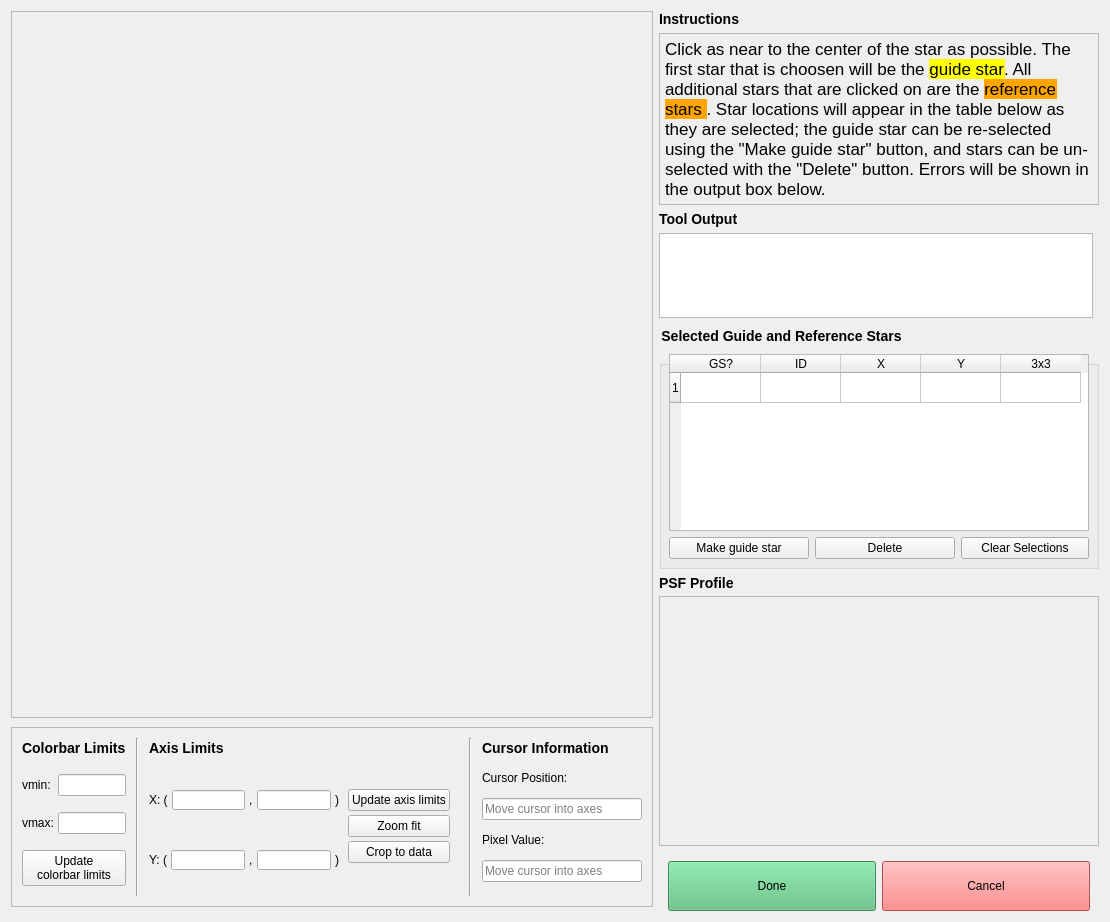
<?xml version="1.0" encoding="UTF-8"?>
<ui version="4.0">
 <class>Form</class>
 <widget class="QWidget" name="Form">
  <property name="geometry">
   <rect>
    <x>0</x>
    <y>0</y>
    <width>1110</width>
    <height>922</height>
   </rect>
  </property>
  <property name="sizePolicy">
   <sizepolicy hsizetype="Preferred" vsizetype="Minimum">
    <horstretch>0</horstretch>
    <verstretch>0</verstretch>
   </sizepolicy>
  </property>
  <property name="windowTitle">
   <string>Form</string>
  </property>
  <layout class="QGridLayout" name="gridLayout_3">
   <item row="1" column="1" colspan="2">
    <widget class="QFrame" name="frame_instructions">
     <property name="frameShape">
      <enum>QFrame::StyledPanel</enum>
     </property>
     <property name="frameShadow">
      <enum>QFrame::Raised</enum>
     </property>
     <property name="lineWidth">
      <number>2</number>
     </property>
     <layout class="QVBoxLayout" name="verticalLayout">
      <property name="spacing">
       <number>-1</number>
      </property>
      <property name="sizeConstraint">
       <enum>QLayout::SetDefaultConstraint</enum>
      </property>
      <property name="margin">
       <number>5</number>
      </property>
      <item>
       <widget class="QLabel" name="label_instructions">
        <property name="text">
         <string>&lt;!DOCTYPE HTML PUBLIC &quot;-//W3C//DTD HTML 4.0//EN&quot; &quot;http://www.w3.org/TR/REC-html40/strict.dtd&quot;&gt;
&lt;html&gt;&lt;head&gt;&lt;meta name=&quot;qrichtext&quot; content=&quot;1&quot; /&gt;&lt;style type=&quot;text/css&quot;&gt;
p, li { white-space: pre-wrap; }
&lt;/style&gt;&lt;/head&gt;&lt;body style=&quot; font-family:'.SF NS Text'; font-size:13pt; font-weight:400; font-style:normal;&quot;&gt;
&lt;p style=&quot; margin-top:0px; margin-bottom:0px; margin-left:0px; margin-right:0px; -qt-block-indent:0; text-indent:0px;&quot;&gt;Click as near to the center of the star as possible. The first star that is choosen will be the &lt;span style=&quot; background-color:#ffff00;&quot;&gt;guide star&lt;/span&gt;. All additional stars that are clicked on are the &lt;span style=&quot; background-color:#ffa500;&quot;&gt;reference stars &lt;/span&gt;. Star locations will appear in the table below as they are selected; the guide star can be re-selected using the &amp;quot;Make guide star&amp;quot; button, and stars can be un-selected with the &amp;quot;Delete&amp;quot; button. Errors will be shown in the output box below.&lt;/p&gt;&lt;/body&gt;&lt;/html&gt;</string>
        </property>
        <property name="wordWrap">
         <bool>true</bool>
        </property>
       </widget>
      </item>
     </layout>
    </widget>
   </item>
   <item row="0" column="0" rowspan="7">
    <widget class="QFrame" name="frame_canvas">
     <property name="sizePolicy">
      <sizepolicy hsizetype="Expanding" vsizetype="MinimumExpanding">
       <horstretch>0</horstretch>
       <verstretch>0</verstretch>
      </sizepolicy>
     </property>
     <property name="minimumSize">
      <size>
       <width>600</width>
       <height>0</height>
      </size>
     </property>
     <property name="toolTip">
      <string>&lt;html&gt;&lt;head/&gt;&lt;body&gt;&lt;p&gt;&lt;br/&gt;&lt;/p&gt;&lt;/body&gt;&lt;/html&gt;</string>
     </property>
     <property name="autoFillBackground">
      <bool>false</bool>
     </property>
     <property name="styleSheet">
      <string notr="true">QWidget { border-color: black; border-width: 10px }</string>
     </property>
     <property name="frameShape">
      <enum>QFrame::StyledPanel</enum>
     </property>
     <layout class="QVBoxLayout" name="verticalLayout_3">
      <property name="margin">
       <number>0</number>
      </property>
     </layout>
    </widget>
   </item>
   <item row="4" column="1" colspan="2">
    <widget class="QGroupBox" name="groupBox_selectedStars">
     <property name="sizePolicy">
      <sizepolicy hsizetype="Preferred" vsizetype="MinimumExpanding">
       <horstretch>0</horstretch>
       <verstretch>0</verstretch>
      </sizepolicy>
     </property>
     <property name="minimumSize">
      <size>
       <width>440</width>
       <height>230</height>
      </size>
     </property>
     <property name="styleSheet">
      <string notr="true">QGroupBox { font-size: 14px; font-weight: bold; margin-top: 20px } QGroupBox::title { top: -16px }</string>
     </property>
     <property name="title">
      <string>Selected Guide and Reference Stars</string>
     </property>
     <layout class="QGridLayout" name="gridLayout_5">
      <item row="2" column="2">
       <widget class="QPushButton" name="pushButton_clearStars">
        <property name="sizePolicy">
         <sizepolicy hsizetype="Minimum" vsizetype="Preferred">
          <horstretch>0</horstretch>
          <verstretch>0</verstretch>
         </sizepolicy>
        </property>
        <property name="text">
         <string>Clear Selections</string>
        </property>
       </widget>
      </item>
      <item row="2" column="1">
       <widget class="QPushButton" name="pushButton_deleteStar">
        <property name="sizePolicy">
         <sizepolicy hsizetype="Minimum" vsizetype="Preferred">
          <horstretch>0</horstretch>
          <verstretch>0</verstretch>
         </sizepolicy>
        </property>
        <property name="minimumSize">
         <size>
          <width>140</width>
          <height>0</height>
         </size>
        </property>
        <property name="maximumSize">
         <size>
          <width>200</width>
          <height>16777215</height>
         </size>
        </property>
        <property name="toolTip">
         <string>Un-select the selected star</string>
        </property>
        <property name="text">
         <string>Delete</string>
        </property>
       </widget>
      </item>
      <item row="2" column="0">
       <widget class="QPushButton" name="pushButton_makeGuideStar">
        <property name="sizePolicy">
         <sizepolicy hsizetype="Minimum" vsizetype="Preferred">
          <horstretch>0</horstretch>
          <verstretch>0</verstretch>
         </sizepolicy>
        </property>
        <property name="minimumSize">
         <size>
          <width>140</width>
          <height>0</height>
         </size>
        </property>
        <property name="maximumSize">
         <size>
          <width>200</width>
          <height>16777215</height>
         </size>
        </property>
        <property name="toolTip">
         <string>Update selected star to be the new guide star</string>
        </property>
        <property name="text">
         <string>Make guide star</string>
        </property>
       </widget>
      </item>
      <item row="0" column="0" colspan="3">
       <widget class="QTableWidget" name="tableWidget_selectedStars">
        <property name="sizePolicy">
         <sizepolicy hsizetype="Preferred" vsizetype="MinimumExpanding">
          <horstretch>0</horstretch>
          <verstretch>0</verstretch>
         </sizepolicy>
        </property>
        <property name="minimumSize">
         <size>
          <width>420</width>
          <height>150</height>
         </size>
        </property>
        <property name="toolTip">
         <string>List of selected stars IDs, positions, countrates, and indicator of the guide star</string>
        </property>
        <property name="autoScroll">
         <bool>true</bool>
        </property>
        <property name="selectionMode">
         <enum>QAbstractItemView::SingleSelection</enum>
        </property>
        <property name="selectionBehavior">
         <enum>QAbstractItemView::SelectRows</enum>
        </property>
        <property name="rowCount">
         <number>1</number>
        </property>
        <property name="columnCount">
         <number>5</number>
        </property>
        <attribute name="horizontalHeaderDefaultSectionSize">
         <number>80</number>
        </attribute>
        <row/>
        <column>
         <property name="text">
          <string>GS?</string>
         </property>
        </column>
        <column>
         <property name="text">
          <string>ID</string>
         </property>
        </column>
        <column>
         <property name="text">
          <string>X</string>
         </property>
        </column>
        <column>
         <property name="text">
          <string>Y</string>
         </property>
        </column>
        <column>
         <property name="text">
          <string>3x3</string>
         </property>
        </column>
       </widget>
      </item>
     </layout>
    </widget>
   </item>
   <item row="6" column="1" rowspan="2" colspan="2">
    <widget class="QFrame" name="frame_12">
     <property name="minimumSize">
      <size>
       <width>440</width>
       <height>0</height>
      </size>
     </property>
     <property name="frameShape">
      <enum>QFrame::NoFrame</enum>
     </property>
     <property name="frameShadow">
      <enum>QFrame::Raised</enum>
     </property>
     <layout class="QVBoxLayout" name="verticalLayout_8">
      <property name="margin">
       <number>0</number>
      </property>
      <item>
       <widget class="QFrame" name="frame_profile">
        <property name="sizePolicy">
         <sizepolicy hsizetype="Expanding" vsizetype="Expanding">
          <horstretch>0</horstretch>
          <verstretch>0</verstretch>
         </sizepolicy>
        </property>
        <property name="minimumSize">
         <size>
          <width>0</width>
          <height>250</height>
         </size>
        </property>
        <property name="frameShape">
         <enum>QFrame::StyledPanel</enum>
        </property>
        <property name="lineWidth">
         <number>3</number>
        </property>
        <property name="midLineWidth">
         <number>0</number>
        </property>
        <layout class="QVBoxLayout" name="verticalLayout_4">
         <property name="margin">
          <number>0</number>
         </property>
        </layout>
       </widget>
      </item>
     </layout>
    </widget>
   </item>
   <item row="2" column="1">
    <widget class="QLabel" name="label_output">
     <property name="toolTip">
      <string>Interactive feedback regarding star selection</string>
     </property>
     <property name="styleSheet">
      <string notr="true">QLabel {font-weight: bold; font-size: 14px}</string>
     </property>
     <property name="text">
      <string>&lt;html&gt;&lt;head/&gt;&lt;body&gt;&lt;p&gt;Tool Output&lt;/p&gt;&lt;/body&gt;&lt;/html&gt;</string>
     </property>
    </widget>
   </item>
   <item row="5" column="1">
    <widget class="QLabel" name="label_profile">
     <property name="sizePolicy">
      <sizepolicy hsizetype="Preferred" vsizetype="Fixed">
       <horstretch>0</horstretch>
       <verstretch>0</verstretch>
      </sizepolicy>
     </property>
     <property name="minimumSize">
      <size>
       <width>0</width>
       <height>15</height>
      </size>
     </property>
     <property name="styleSheet">
      <string notr="true">QLabel {font-weight: bold; font-size: 14px}</string>
     </property>
     <property name="text">
      <string>&lt;html&gt;&lt;head/&gt;&lt;body&gt;&lt;p&gt;PSF Profile&lt;/p&gt;&lt;/body&gt;&lt;/html&gt;</string>
     </property>
    </widget>
   </item>
   <item row="0" column="1">
    <widget class="QLabel" name="label_instructions_2">
     <property name="styleSheet">
      <string notr="true">QLabel {font-weight: bold; font-size: 14px}</string>
     </property>
     <property name="text">
      <string>&lt;html&gt;&lt;head/&gt;&lt;body&gt;&lt;p&gt;Instructions&lt;/p&gt;&lt;/body&gt;&lt;/html&gt;</string>
     </property>
     <property name="margin">
      <number>0</number>
     </property>
    </widget>
   </item>
   <item row="7" column="0" rowspan="2">
    <widget class="QFrame" name="frame_3">
     <property name="minimumSize">
      <size>
       <width>630</width>
       <height>160</height>
      </size>
     </property>
     <property name="maximumSize">
      <size>
       <width>16777215</width>
       <height>180</height>
      </size>
     </property>
     <property name="frameShape">
      <enum>QFrame::StyledPanel</enum>
     </property>
     <property name="frameShadow">
      <enum>QFrame::Raised</enum>
     </property>
     <layout class="QHBoxLayout" name="horizontalLayout_3">
      <property name="spacing">
       <number>10</number>
      </property>
      <property name="margin">
       <number>10</number>
      </property>
      <item>
       <widget class="QFrame" name="frame_7">
        <property name="frameShape">
         <enum>QFrame::NoFrame</enum>
        </property>
        <property name="frameShadow">
         <enum>QFrame::Raised</enum>
        </property>
        <layout class="QVBoxLayout" name="verticalLayout_6">
         <property name="margin">
          <number>0</number>
         </property>
         <item>
          <widget class="QLabel" name="label_profile_2">
           <property name="maximumSize">
            <size>
             <width>16777215</width>
             <height>20</height>
            </size>
           </property>
           <property name="toolTip">
            <string>Controls for the colorbar limits</string>
           </property>
           <property name="styleSheet">
            <string notr="true">QLabel {font-weight: bold; font-size: 14px}</string>
           </property>
           <property name="text">
            <string>&lt;html&gt;&lt;head/&gt;&lt;body&gt;&lt;p&gt;Colorbar Limits&lt;/p&gt;&lt;/body&gt;&lt;/html&gt;</string>
           </property>
          </widget>
         </item>
         <item>
          <widget class="QFrame" name="frame_6">
           <property name="frameShape">
            <enum>QFrame::NoFrame</enum>
           </property>
           <property name="frameShadow">
            <enum>QFrame::Raised</enum>
           </property>
           <layout class="QGridLayout" name="gridLayout">
            <property name="horizontalSpacing">
             <number>4</number>
            </property>
            <property name="verticalSpacing">
             <number>-1</number>
            </property>
            <property name="margin">
             <number>0</number>
            </property>
            <item row="1" column="1">
             <widget class="QLineEdit" name="lineEdit_vmax">
              <property name="toolTip">
               <string>Maximum of colorbar axis</string>
              </property>
             </widget>
            </item>
            <item row="1" column="0">
             <widget class="QLabel" name="label_vmax">
              <property name="toolTip">
               <string>Maximum of colorbar axis</string>
              </property>
              <property name="text">
               <string>vmax:</string>
              </property>
             </widget>
            </item>
            <item row="2" column="0" colspan="2">
             <widget class="QPushButton" name="pushButton_colorbar">
              <property name="toolTip">
               <string>Update the colorbar limits to the values above</string>
              </property>
              <property name="text">
               <string>Update
colorbar limits</string>
              </property>
             </widget>
            </item>
            <item row="0" column="0">
             <widget class="QLabel" name="label_vmin">
              <property name="toolTip">
               <string>Minimum of colorbar axis</string>
              </property>
              <property name="text">
               <string>vmin: </string>
              </property>
             </widget>
            </item>
            <item row="0" column="1">
             <widget class="QLineEdit" name="lineEdit_vmin">
              <property name="toolTip">
               <string>Minimum of colorbar axis</string>
              </property>
             </widget>
            </item>
           </layout>
          </widget>
         </item>
        </layout>
       </widget>
      </item>
      <item>
       <widget class="Line" name="line">
        <property name="orientation">
         <enum>Qt::Vertical</enum>
        </property>
       </widget>
      </item>
      <item>
       <widget class="QFrame" name="frame_10">
        <property name="frameShape">
         <enum>QFrame::NoFrame</enum>
        </property>
        <property name="frameShadow">
         <enum>QFrame::Raised</enum>
        </property>
        <layout class="QVBoxLayout" name="verticalLayout_7">
         <property name="spacing">
          <number>0</number>
         </property>
         <property name="margin">
          <number>0</number>
         </property>
         <item>
          <widget class="QLabel" name="label_profile_3">
           <property name="maximumSize">
            <size>
             <width>16777215</width>
             <height>20</height>
            </size>
           </property>
           <property name="toolTip">
            <string>Controls for the matplotlib axis limits</string>
           </property>
           <property name="styleSheet">
            <string notr="true">QLabel {font-weight: bold; font-size: 14px}</string>
           </property>
           <property name="text">
            <string>&lt;html&gt;&lt;head/&gt;&lt;body&gt;&lt;p&gt;Axis Limits&lt;/p&gt;&lt;/body&gt;&lt;/html&gt;</string>
           </property>
           <property name="alignment">
            <set>Qt::AlignLeading|Qt::AlignLeft|Qt::AlignVCenter</set>
           </property>
          </widget>
         </item>
         <item>
          <widget class="QFrame" name="frame_8">
           <property name="frameShape">
            <enum>QFrame::NoFrame</enum>
           </property>
           <property name="frameShadow">
            <enum>QFrame::Raised</enum>
           </property>
           <layout class="QGridLayout" name="gridLayout_2">
            <property name="margin">
             <number>0</number>
            </property>
            <property name="spacing">
             <number>0</number>
            </property>
            <item row="0" column="1" rowspan="2">
             <widget class="QFrame" name="frame_2">
              <property name="frameShape">
               <enum>QFrame::NoFrame</enum>
              </property>
              <property name="frameShadow">
               <enum>QFrame::Raised</enum>
              </property>
              <layout class="QVBoxLayout" name="verticalLayout_2">
               <property name="spacing">
                <number>0</number>
               </property>
               <item>
                <widget class="QPushButton" name="pushButton_updateAxes">
                 <property name="toolTip">
                  <string>Update the axis limits to the values at left</string>
                 </property>
                 <property name="text">
                  <string>Update axis limits</string>
                 </property>
                </widget>
               </item>
               <item>
                <widget class="QPushButton" name="pushButton_zoomFit">
                 <property name="toolTip">
                  <string>Zoom to fit the entire image in the axes</string>
                 </property>
                 <property name="text">
                  <string>Zoom fit</string>
                 </property>
                </widget>
               </item>
               <item>
                <widget class="QPushButton" name="pushButton_cropToData">
                 <property name="toolTip">
                  <string>Zoom to fit just the data (identified stars) in the axes</string>
                 </property>
                 <property name="text">
                  <string>Crop to data</string>
                 </property>
                </widget>
               </item>
              </layout>
             </widget>
            </item>
            <item row="1" column="0">
             <widget class="QFrame" name="frame_5">
              <property name="minimumSize">
               <size>
                <width>135</width>
                <height>0</height>
               </size>
              </property>
              <property name="maximumSize">
               <size>
                <width>16777215</width>
                <height>20</height>
               </size>
              </property>
              <property name="frameShape">
               <enum>QFrame::NoFrame</enum>
              </property>
              <property name="frameShadow">
               <enum>QFrame::Raised</enum>
              </property>
              <layout class="QHBoxLayout" name="horizontalLayout_2">
               <property name="spacing">
                <number>4</number>
               </property>
               <property name="margin">
                <number>0</number>
               </property>
               <item>
                <widget class="QLabel" name="label_9">
                 <property name="toolTip">
                  <string>Boundaries of the y-axis</string>
                 </property>
                 <property name="text">
                  <string>Y: (</string>
                 </property>
                </widget>
               </item>
               <item>
                <widget class="QLineEdit" name="lineEdit_ymin">
                 <property name="sizePolicy">
                  <sizepolicy hsizetype="Minimum" vsizetype="Fixed">
                   <horstretch>0</horstretch>
                   <verstretch>0</verstretch>
                  </sizepolicy>
                 </property>
                 <property name="minimumSize">
                  <size>
                   <width>40</width>
                   <height>0</height>
                  </size>
                 </property>
                 <property name="toolTip">
                  <string>Lower boundary of the y-axis</string>
                 </property>
                </widget>
               </item>
               <item>
                <widget class="QLabel" name="label_11">
                 <property name="toolTip">
                  <string>Boundaries of the y-axis</string>
                 </property>
                 <property name="text">
                  <string>,</string>
                 </property>
                </widget>
               </item>
               <item>
                <widget class="QLineEdit" name="lineEdit_ymax">
                 <property name="sizePolicy">
                  <sizepolicy hsizetype="Minimum" vsizetype="Fixed">
                   <horstretch>0</horstretch>
                   <verstretch>0</verstretch>
                  </sizepolicy>
                 </property>
                 <property name="minimumSize">
                  <size>
                   <width>40</width>
                   <height>0</height>
                  </size>
                 </property>
                 <property name="toolTip">
                  <string>Upper boundary of the y-axis</string>
                 </property>
                </widget>
               </item>
               <item>
                <widget class="QLabel" name="label_10">
                 <property name="toolTip">
                  <string>Boundaries of the y-axis</string>
                 </property>
                 <property name="text">
                  <string>)</string>
                 </property>
                </widget>
               </item>
              </layout>
             </widget>
            </item>
            <item row="0" column="0">
             <widget class="QFrame" name="frame_4">
              <property name="minimumSize">
               <size>
                <width>135</width>
                <height>0</height>
               </size>
              </property>
              <property name="maximumSize">
               <size>
                <width>16777215</width>
                <height>20</height>
               </size>
              </property>
              <property name="toolTip">
               <string>Boundaries of the x-axis</string>
              </property>
              <property name="frameShape">
               <enum>QFrame::NoFrame</enum>
              </property>
              <property name="frameShadow">
               <enum>QFrame::Raised</enum>
              </property>
              <layout class="QHBoxLayout" name="horizontalLayout">
               <property name="spacing">
                <number>4</number>
               </property>
               <property name="margin">
                <number>0</number>
               </property>
               <item>
                <widget class="QLabel" name="label_6">
                 <property name="toolTip">
                  <string>Boundaries of the x-axis</string>
                 </property>
                 <property name="text">
                  <string>X: (</string>
                 </property>
                </widget>
               </item>
               <item>
                <widget class="QLineEdit" name="lineEdit_xmin">
                 <property name="sizePolicy">
                  <sizepolicy hsizetype="Minimum" vsizetype="Fixed">
                   <horstretch>0</horstretch>
                   <verstretch>0</verstretch>
                  </sizepolicy>
                 </property>
                 <property name="minimumSize">
                  <size>
                   <width>40</width>
                   <height>0</height>
                  </size>
                 </property>
                 <property name="toolTip">
                  <string>Lower boundary of the x-axis</string>
                 </property>
                </widget>
               </item>
               <item>
                <widget class="QLabel" name="label_7">
                 <property name="toolTip">
                  <string>Boundaries of the x-axis</string>
                 </property>
                 <property name="text">
                  <string>,</string>
                 </property>
                </widget>
               </item>
               <item>
                <widget class="QLineEdit" name="lineEdit_xmax">
                 <property name="sizePolicy">
                  <sizepolicy hsizetype="Minimum" vsizetype="Fixed">
                   <horstretch>0</horstretch>
                   <verstretch>0</verstretch>
                  </sizepolicy>
                 </property>
                 <property name="minimumSize">
                  <size>
                   <width>40</width>
                   <height>0</height>
                  </size>
                 </property>
                 <property name="toolTip">
                  <string>Upper boundary of the x-axis</string>
                 </property>
                </widget>
               </item>
               <item>
                <widget class="QLabel" name="label_8">
                 <property name="text">
                  <string>)</string>
                 </property>
                </widget>
               </item>
              </layout>
             </widget>
            </item>
           </layout>
          </widget>
         </item>
        </layout>
       </widget>
      </item>
      <item>
       <widget class="Line" name="line_2">
        <property name="orientation">
         <enum>Qt::Vertical</enum>
        </property>
       </widget>
      </item>
      <item>
       <widget class="QFrame" name="frame_11">
        <property name="frameShape">
         <enum>QFrame::NoFrame</enum>
        </property>
        <property name="frameShadow">
         <enum>QFrame::Raised</enum>
        </property>
        <layout class="QVBoxLayout" name="verticalLayout_9">
         <property name="spacing">
          <number>0</number>
         </property>
         <property name="margin">
          <number>0</number>
         </property>
         <item>
          <widget class="QLabel" name="label_profile_4">
           <property name="maximumSize">
            <size>
             <width>16777215</width>
             <height>20</height>
            </size>
           </property>
           <property name="toolTip">
            <string>Indicators for the location of the cursor</string>
           </property>
           <property name="styleSheet">
            <string notr="true">QLabel {font-weight: bold; font-size: 14px}</string>
           </property>
           <property name="text">
            <string>&lt;html&gt;&lt;head/&gt;&lt;body&gt;&lt;p&gt;Cursor Information&lt;/p&gt;&lt;/body&gt;&lt;/html&gt;</string>
           </property>
          </widget>
         </item>
         <item>
          <widget class="QFrame" name="frame_9">
           <property name="minimumSize">
            <size>
             <width>160</width>
             <height>0</height>
            </size>
           </property>
           <property name="frameShape">
            <enum>QFrame::NoFrame</enum>
           </property>
           <property name="frameShadow">
            <enum>QFrame::Raised</enum>
           </property>
           <layout class="QVBoxLayout" name="verticalLayout_5">
            <property name="spacing">
             <number>0</number>
            </property>
            <property name="margin">
             <number>0</number>
            </property>
            <item>
             <widget class="QLabel" name="label_cursorPosition">
              <property name="maximumSize">
               <size>
                <width>16777215</width>
                <height>20</height>
               </size>
              </property>
              <property name="toolTip">
               <string>Position of the matplotlib axis currently under the cursor</string>
              </property>
              <property name="text">
               <string>Cursor Position:</string>
              </property>
             </widget>
            </item>
            <item>
             <widget class="QLineEdit" name="lineEdit_cursorPosition">
              <property name="enabled">
               <bool>true</bool>
              </property>
              <property name="toolTip">
               <string>Position of the matplotlib axis currently under the cursor</string>
              </property>
              <property name="text">
               <string/>
              </property>
              <property name="placeholderText">
               <string>Move cursor into axes</string>
              </property>
             </widget>
            </item>
            <item>
             <widget class="QLabel" name="label_cursorValue">
              <property name="maximumSize">
               <size>
                <width>16777215</width>
                <height>20</height>
               </size>
              </property>
              <property name="toolTip">
               <string>Value of the image at the cursor location</string>
              </property>
              <property name="text">
               <string>Pixel Value:</string>
              </property>
             </widget>
            </item>
            <item>
             <widget class="QLineEdit" name="lineEdit_cursorValue">
              <property name="enabled">
               <bool>true</bool>
              </property>
              <property name="toolTip">
               <string>Value of the image at the cursor location</string>
              </property>
              <property name="text">
               <string/>
              </property>
              <property name="placeholderText">
               <string>Move cursor into axes</string>
              </property>
             </widget>
            </item>
           </layout>
          </widget>
         </item>
        </layout>
       </widget>
      </item>
     </layout>
     <zorder>line</zorder>
     <zorder>frame_7</zorder>
     <zorder>frame_10</zorder>
     <zorder>frame_11</zorder>
     <zorder>line_2</zorder>
    </widget>
   </item>
   <item row="8" column="1" colspan="2">
    <widget class="QFrame" name="frame">
     <property name="frameShape">
      <enum>QFrame::NoFrame</enum>
     </property>
     <property name="frameShadow">
      <enum>QFrame::Raised</enum>
     </property>
     <layout class="QGridLayout" name="gridLayout_4">
      <property name="bottomMargin">
       <number>0</number>
      </property>
      <item row="0" column="0" alignment="Qt::AlignBottom">
       <widget class="QPushButton" name="pushButton_done">
        <property name="minimumSize">
         <size>
          <width>0</width>
          <height>50</height>
         </size>
        </property>
        <property name="toolTip">
         <string>Use selected stars to write regfile.txt and close window</string>
        </property>
        <property name="styleSheet">
         <string notr="true">QPushButton {
	background-color: rgb(90, 190, 125);
}</string>
        </property>
        <property name="text">
         <string>Done</string>
        </property>
       </widget>
      </item>
      <item row="0" column="1">
       <widget class="QPushButton" name="pushButton_cancel">
        <property name="minimumSize">
         <size>
          <width>0</width>
          <height>50</height>
         </size>
        </property>
        <property name="toolTip">
         <string>Discard selections and close window</string>
        </property>
        <property name="styleSheet">
         <string notr="true">QPushButton {
	background-color: rgb(255, 102, 102);
}</string>
        </property>
        <property name="text">
         <string>Cancel</string>
        </property>
       </widget>
      </item>
     </layout>
    </widget>
   </item>
   <item row="3" column="1">
    <widget class="QTextEdit" name="textEdit_output">
     <property name="maximumSize">
      <size>
       <width>16777215</width>
       <height>100</height>
      </size>
     </property>
    </widget>
   </item>
  </layout>
  <zorder>frame_instructions</zorder>
  <zorder>label_instructions_2</zorder>
  <zorder>label_output</zorder>
  <zorder>frame_3</zorder>
  <zorder>groupBox_selectedStars</zorder>
  <zorder>frame_canvas</zorder>
  <zorder>frame_12</zorder>
  <zorder>label_profile</zorder>
  <zorder>frame</zorder>
  <zorder>textEdit_output</zorder>
 </widget>
 <resources/>
 <connections/>
</ui>
